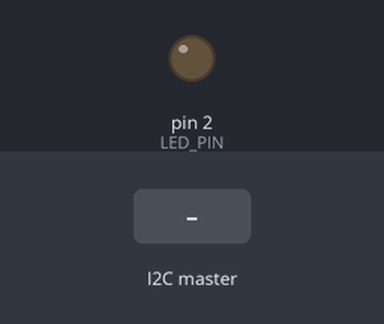
This sketch was run on a simulated Arduino Uno, built with avr-gcc and run on an emulated ATmega328P. Shown: output pins drawn as LEDs (lit = HIGH). The test bench sets the inputs (shaded band).

Above: at 1.2 s.
1.3 s: the I2C master sends "S"
At 1.7 s:
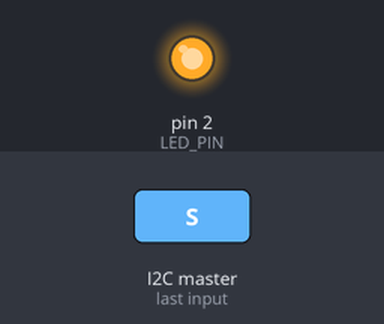
Timing chart, 0 to 4.3 s (numbered marks = the images above; inputs shaded):
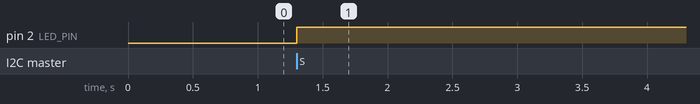

The sketch:

arduino_uno_slave_1.ino
```cpp
#include <Wire.h>

#define LED_PIN 2

void setup() {
  pinMode(LED_PIN, OUTPUT);
  digitalWrite(LED_PIN, LOW);
  Wire.begin(0x08); // 슬레이브 주소 0x08 설정
  Wire.onReceive(receiveEvent);
  Wire.onRequest(requestEvent);
}

void loop() {
  // 메인 루프가 필요하지 않음
}

void receiveEvent(int howMany) {
  while (Wire.available()) {
    char c = Wire.read();
    if (c == 'S') {
      digitalWrite(LED_PIN, HIGH); // LED 켜기
    }
  }
}

void requestEvent() {
  Wire.write(digitalRead(LED_PIN)); // LED 상태 전송
}
```

Measured:
- after the input at 1.3 s, pin 2 (LED_PIN): LOW → HIGH at once
